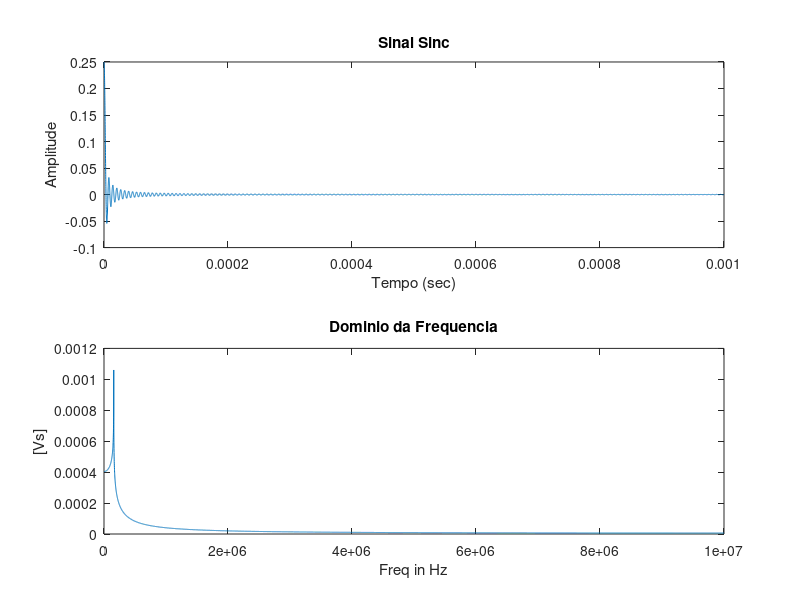

Recreate this plot in MATLAB.
%Laboratorio 1 - Fundamentos de Comunicacoes
% Parte 1

%A = 0.5Vp
A = 0.25;

% frequencia de amostragem
fs = 20000000;

% periodo de amostragem
Ts = 1/fs;

% F = 100hz
frequencia = 100000;

%intervalo de amostragem
t = 0:Ts:0.001;
n = length(t);

%%%%% Onda Sinc
sincF = A*sinc(pi*frequencia*t);


%Transformada
N = length(sincF);
k = 0:N-1;
T = N/fs;
freq = k/T;
fftsincF = fft(sincF)/N;
cutoff=ceil(N/2);
fftsincF=fftsincF(1:cutoff);

figure(1)
subplot(2,1,1);
plot(t, sincF);
xlabel('Tempo (sec)');
ylabel('Amplitude') ;
title('Sinal Sinc');

subplot(2,1,2);
plot(freq(1:cutoff), abs(fftsincF));
xlabel('Freq in Hz');
ylabel('[Vs]') ;
title('Dominio da Frequencia');